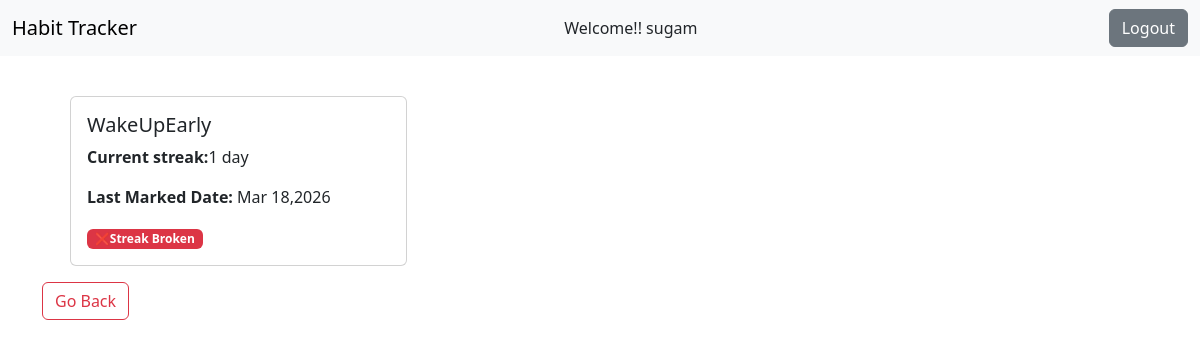
The page /view-streak/1/ (signed in) on the database as committed earlier.
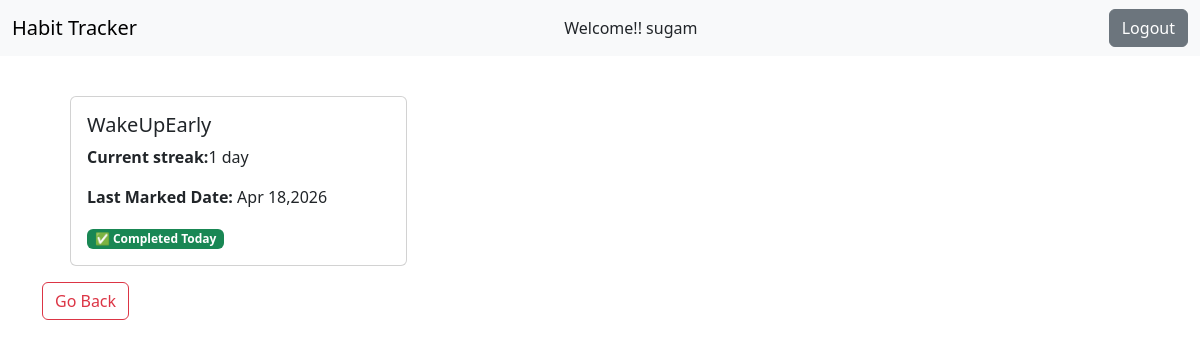
The same page on the database as committed later.
### habit_tracker/models.py (models this page shows, shortened)
class Habit(models.Model):
    user = models.ForeignKey(User,on_delete=models.CASCADE)
    name = models.CharField(max_length=255)
    streak = models.PositiveBigIntegerField(default=0)
    last_marked_date = models.DateField(null=True,blank=True)
    created_at = models.DateTimeField(auto_now_add=True,null=True,blank=True)

### habit_tracker/views.py (the view)
# urls.py: path("view-streak/<int:pk>/",views.ViewStreakView.as_view(),name="view-streak"),
class ViewStreakView(LoginRequiredMixin,DetailView):
    model = Habit
    template_name = "view_streak.html"
    context_object_name = "habit"
    def get_queryset(self):
        return Habit.objects.filter(user=self.request.user)
    def get_context_data(self, **kwargs):
        context = super().get_context_data(**kwargs)
        today = timezone.now().date()
        yesterday = today - timedelta(days=1)
        habit = self.object
        if habit.last_marked_date is None:
            status = "not_started"
        elif habit.last_marked_date == today:
            status = "completed_today"
        elif habit.last_marked_date == yesterday:
            status = "active"
        else:
            status = "broken"
        context['status'] = status
        return context

### templates/view_streak.html
{% extends "base.html" %}
{% block content %}
<div class="row row-cols-1 row-cols-md-3 g-4 m-3">
    <div class="col">
        <div class="card h-100">
            <div class="card-body">
                <h5 class="card-title">{{ habit.name }}</h5>
                <p class="card-text"><strong>Current streak:</strong>{{ habit.streak }} day{% if habit.streak != 1 %}s{% endif %}</p>
                <p><strong>Last Marked Date:</strong>
                    {% if habit.last_marked_date %}
                    {{ habit.last_marked_date|date:"M d,Y" }}
                    {% else %}
                    Not marked yet.
                    {% endif %}
                </p>
                {% if status == "not_started" %}
                <span class="badge bg-secondary">🆕 Not Started Yet</span>
                {% elif status == "completed_today" %}
                <span class="badge bg-success">✅ Completed Today</span>
                {% elif status == "active" %}
                <span class="badge bg-primary">🔥 Streak Active</span>
                {% elif status == "broken" %}
                <span class="badge bg-danger">❌Streak Broken</span>
                {% endif %}
            </div>
        </div>
    </div>
</div>
<a href="{% url 'habit-list' %}" class="btn btn-outline-danger">Go Back</a>
{% endblock content %}

Rows that differ between the two databases and show on the page:
changed Habit "WakeUpEarly": last_marked_date "Mar 18,2026" → "Apr 18,2026"
Other text that changed with them:
text no longer shown: "❌Streak Broken"
text now shown: "✅ Completed Today"
